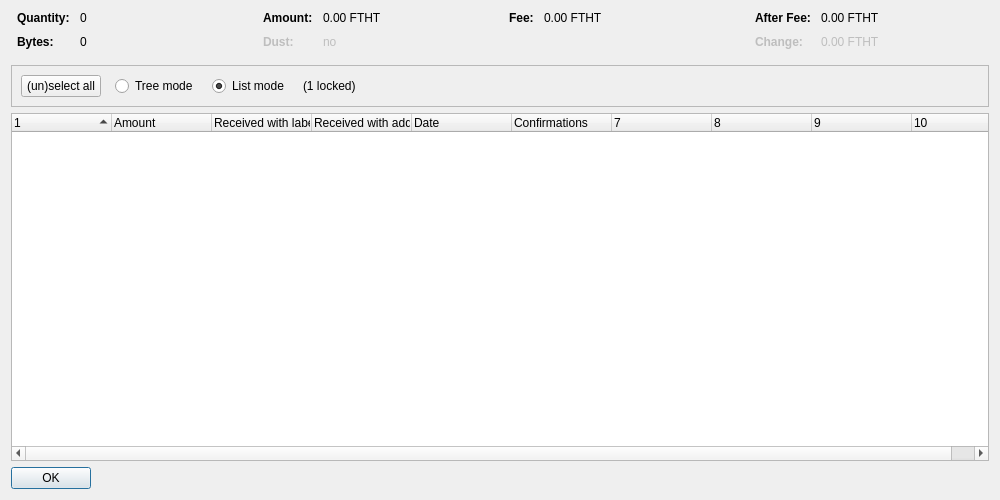
<?xml version="1.0" encoding="UTF-8"?>
<ui version="4.0">
 <class>CoinControlDialog</class>
 <widget class="QDialog" name="CoinControlDialog">
  <property name="geometry">
   <rect>
    <x>0</x>
    <y>0</y>
    <width>1000</width>
    <height>500</height>
   </rect>
  </property>
  <property name="windowTitle">
   <string>Coin Selection</string>
  </property>
  <layout class="QVBoxLayout" name="verticalLayout">
   <item>
    <layout class="QHBoxLayout" name="horizontalLayoutTop" stretch="0,0,0,0">
     <property name="topMargin">
      <number>0</number>
     </property>
     <property name="bottomMargin">
      <number>10</number>
     </property>
     <item>
      <layout class="QFormLayout" name="formLayoutCoinControl1">
       <property name="horizontalSpacing">
        <number>10</number>
       </property>
       <property name="verticalSpacing">
        <number>10</number>
       </property>
       <property name="leftMargin">
        <number>6</number>
       </property>
       <property name="rightMargin">
        <number>6</number>
       </property>
       <item row="0" column="0">
        <widget class="QLabel" name="labelCoinControlQuantityText">
         <property name="font">
          <font>
           <weight>75</weight>
           <bold>true</bold>
          </font>
         </property>
         <property name="text">
          <string>Quantity:</string>
         </property>
        </widget>
       </item>
       <item row="0" column="1">
        <widget class="QLabel" name="labelCoinControlQuantity">
         <property name="cursor">
          <cursorShape>IBeamCursor</cursorShape>
         </property>
         <property name="contextMenuPolicy">
          <enum>Qt::ActionsContextMenu</enum>
         </property>
         <property name="text">
          <string notr="true">0</string>
         </property>
         <property name="textInteractionFlags">
          <set>Qt::LinksAccessibleByMouse|Qt::TextSelectableByKeyboard|Qt::TextSelectableByMouse</set>
         </property>
        </widget>
       </item>
       <item row="1" column="0">
        <widget class="QLabel" name="labelCoinControlBytesText">
         <property name="font">
          <font>
           <weight>75</weight>
           <bold>true</bold>
          </font>
         </property>
         <property name="text">
          <string>Bytes:</string>
         </property>
        </widget>
       </item>
       <item row="1" column="1">
        <widget class="QLabel" name="labelCoinControlBytes">
         <property name="cursor">
          <cursorShape>IBeamCursor</cursorShape>
         </property>
         <property name="contextMenuPolicy">
          <enum>Qt::ActionsContextMenu</enum>
         </property>
         <property name="text">
          <string notr="true">0</string>
         </property>
         <property name="textInteractionFlags">
          <set>Qt::LinksAccessibleByMouse|Qt::TextSelectableByKeyboard|Qt::TextSelectableByMouse</set>
         </property>
        </widget>
       </item>
      </layout>
     </item>
     <item>
      <layout class="QFormLayout" name="formLayoutCoinControl2">
       <property name="horizontalSpacing">
        <number>10</number>
       </property>
       <property name="verticalSpacing">
        <number>10</number>
       </property>
       <property name="leftMargin">
        <number>6</number>
       </property>
       <property name="rightMargin">
        <number>6</number>
       </property>
       <item row="0" column="0">
        <widget class="QLabel" name="labelCoinControlAmountText">
         <property name="font">
          <font>
           <weight>75</weight>
           <bold>true</bold>
          </font>
         </property>
         <property name="text">
          <string>Amount:</string>
         </property>
        </widget>
       </item>
       <item row="0" column="1">
        <widget class="QLabel" name="labelCoinControlAmount">
         <property name="cursor">
          <cursorShape>IBeamCursor</cursorShape>
         </property>
         <property name="contextMenuPolicy">
          <enum>Qt::ActionsContextMenu</enum>
         </property>
         <property name="text">
          <string notr="true">0.00 FTHT</string>
         </property>
         <property name="textInteractionFlags">
          <set>Qt::LinksAccessibleByMouse|Qt::TextSelectableByKeyboard|Qt::TextSelectableByMouse</set>
         </property>
        </widget>
       </item>
       <item row="1" column="0">
        <widget class="QLabel" name="labelCoinControlLowOutputText">
         <property name="enabled">
          <bool>false</bool>
         </property>
         <property name="font">
          <font>
           <weight>75</weight>
           <bold>true</bold>
          </font>
         </property>
         <property name="text">
          <string>Dust:</string>
         </property>
        </widget>
       </item>
       <item row="1" column="1">
        <widget class="QLabel" name="labelCoinControlLowOutput">
         <property name="enabled">
          <bool>false</bool>
         </property>
         <property name="cursor">
          <cursorShape>IBeamCursor</cursorShape>
         </property>
         <property name="contextMenuPolicy">
          <enum>Qt::ActionsContextMenu</enum>
         </property>
         <property name="text">
          <string notr="true">no</string>
         </property>
         <property name="textInteractionFlags">
          <set>Qt::LinksAccessibleByMouse|Qt::TextSelectableByKeyboard|Qt::TextSelectableByMouse</set>
         </property>
        </widget>
       </item>
      </layout>
     </item>
     <item>
      <layout class="QFormLayout" name="formLayoutCoinControl3">
       <property name="horizontalSpacing">
        <number>10</number>
       </property>
       <property name="verticalSpacing">
        <number>10</number>
       </property>
       <property name="leftMargin">
        <number>6</number>
       </property>
       <property name="rightMargin">
        <number>6</number>
       </property>
       <item row="0" column="0">
        <widget class="QLabel" name="labelCoinControlFeeText">
         <property name="font">
          <font>
           <weight>75</weight>
           <bold>true</bold>
          </font>
         </property>
         <property name="text">
          <string>Fee:</string>
         </property>
        </widget>
       </item>
       <item row="0" column="1">
        <widget class="QLabel" name="labelCoinControlFee">
         <property name="cursor">
          <cursorShape>IBeamCursor</cursorShape>
         </property>
         <property name="contextMenuPolicy">
          <enum>Qt::ActionsContextMenu</enum>
         </property>
         <property name="text">
          <string notr="true">0.00 FTHT</string>
         </property>
         <property name="textInteractionFlags">
          <set>Qt::LinksAccessibleByMouse|Qt::TextSelectableByKeyboard|Qt::TextSelectableByMouse</set>
         </property>
        </widget>
       </item>
      </layout>
     </item>
     <item>
      <layout class="QFormLayout" name="formLayoutCoinControl4">
       <property name="horizontalSpacing">
        <number>10</number>
       </property>
       <property name="verticalSpacing">
        <number>10</number>
       </property>
       <property name="leftMargin">
        <number>6</number>
       </property>
       <property name="rightMargin">
        <number>6</number>
       </property>
       <item row="0" column="0">
        <widget class="QLabel" name="labelCoinControlAfterFeeText">
         <property name="font">
          <font>
           <weight>75</weight>
           <bold>true</bold>
          </font>
         </property>
         <property name="text">
          <string>After Fee:</string>
         </property>
        </widget>
       </item>
       <item row="0" column="1">
        <widget class="QLabel" name="labelCoinControlAfterFee">
         <property name="cursor">
          <cursorShape>IBeamCursor</cursorShape>
         </property>
         <property name="contextMenuPolicy">
          <enum>Qt::ActionsContextMenu</enum>
         </property>
         <property name="text">
          <string notr="true">0.00 FTHT</string>
         </property>
         <property name="textInteractionFlags">
          <set>Qt::LinksAccessibleByMouse|Qt::TextSelectableByKeyboard|Qt::TextSelectableByMouse</set>
         </property>
        </widget>
       </item>
       <item row="1" column="0">
        <widget class="QLabel" name="labelCoinControlChangeText">
         <property name="enabled">
          <bool>false</bool>
         </property>
         <property name="font">
          <font>
           <weight>75</weight>
           <bold>true</bold>
          </font>
         </property>
         <property name="text">
          <string>Change:</string>
         </property>
        </widget>
       </item>
       <item row="1" column="1">
        <widget class="QLabel" name="labelCoinControlChange">
         <property name="enabled">
          <bool>false</bool>
         </property>
         <property name="cursor">
          <cursorShape>IBeamCursor</cursorShape>
         </property>
         <property name="contextMenuPolicy">
          <enum>Qt::ActionsContextMenu</enum>
         </property>
         <property name="text">
          <string notr="true">0.00 FTHT</string>
         </property>
         <property name="textInteractionFlags">
          <set>Qt::LinksAccessibleByMouse|Qt::TextSelectableByKeyboard|Qt::TextSelectableByMouse</set>
         </property>
        </widget>
       </item>
      </layout>
     </item>
    </layout>
   </item>
   <item>
    <widget class="QFrame" name="frame">
     <property name="minimumSize">
      <size>
       <width>0</width>
       <height>40</height>
      </size>
     </property>
     <property name="frameShape">
      <enum>QFrame::StyledPanel</enum>
     </property>
     <property name="frameShadow">
      <enum>QFrame::Sunken</enum>
     </property>
     <layout class="QHBoxLayout" name="horizontalLayout">
      <item>
       <layout class="QHBoxLayout" name="horizontalLayoutPanel" stretch="0,0,0,0,0">
        <property name="spacing">
         <number>14</number>
        </property>
        <item>
         <widget class="QPushButton" name="pushButtonSelectAll">
          <property name="sizePolicy">
           <sizepolicy hsizetype="Maximum" vsizetype="Fixed">
            <horstretch>0</horstretch>
            <verstretch>0</verstretch>
           </sizepolicy>
          </property>
          <property name="text">
           <string>(un)select all</string>
          </property>
          <property name="autoDefault">
           <bool>false</bool>
          </property>
         </widget>
        </item>
        <item>
         <widget class="QRadioButton" name="radioTreeMode">
          <property name="sizePolicy">
           <sizepolicy hsizetype="Maximum" vsizetype="Fixed">
            <horstretch>0</horstretch>
            <verstretch>0</verstretch>
           </sizepolicy>
          </property>
          <property name="text">
           <string>Tree mode</string>
          </property>
         </widget>
        </item>
        <item>
         <widget class="QRadioButton" name="radioListMode">
          <property name="sizePolicy">
           <sizepolicy hsizetype="Maximum" vsizetype="Fixed">
            <horstretch>0</horstretch>
            <verstretch>0</verstretch>
           </sizepolicy>
          </property>
          <property name="text">
           <string>List mode</string>
          </property>
          <property name="checked">
           <bool>true</bool>
          </property>
         </widget>
        </item>
        <item>
         <widget class="QLabel" name="labelLocked">
          <property name="text">
           <string notr="true">(1 locked)</string>
          </property>
         </widget>
        </item>
        <item>
         <spacer name="horizontalSpacer">
          <property name="orientation">
           <enum>Qt::Horizontal</enum>
          </property>
          <property name="sizeHint" stdset="0">
           <size>
            <width>40</width>
            <height>20</height>
           </size>
          </property>
         </spacer>
        </item>
       </layout>
      </item>
     </layout>
    </widget>
   </item>
   <item>
    <widget class="CoinControlTreeWidget" name="treeWidget">
     <property name="contextMenuPolicy">
      <enum>Qt::CustomContextMenu</enum>
     </property>
     <property name="sortingEnabled">
      <bool>false</bool>
     </property>
     <property name="columnCount">
      <number>10</number>
     </property>
     <attribute name="headerShowSortIndicator" stdset="0">
      <bool>true</bool>
     </attribute>
     <attribute name="headerStretchLastSection">
      <bool>false</bool>
     </attribute>
     <column>
      <property name="text">
       <string/>
      </property>
     </column>
     <column>
      <property name="text">
       <string>Amount</string>
      </property>
     </column>
     <column>
      <property name="text">
       <string>Received with label</string>
      </property>
     </column>
     <column>
      <property name="text">
       <string>Received with address</string>
      </property>
     </column>
     <column>
      <property name="text">
       <string>Date</string>
      </property>
     </column>
     <column>
      <property name="text">
       <string>Confirmations</string>
      </property>
      <property name="toolTip">
       <string>Confirmed</string>
      </property>
     </column>
     <column>
      <property name="text">
       <string/>
      </property>
     </column>
     <column>
      <property name="text">
       <string/>
      </property>
     </column>
     <column>
      <property name="text">
       <string/>
      </property>
     </column>
     <column>
      <property name="text">
       <string/>
      </property>
     </column>
    </widget>
   </item>
   <item>
    <widget class="QDialogButtonBox" name="buttonBox">
     <property name="sizePolicy">
      <sizepolicy hsizetype="Maximum" vsizetype="Fixed">
       <horstretch>0</horstretch>
       <verstretch>0</verstretch>
      </sizepolicy>
     </property>
     <property name="orientation">
      <enum>Qt::Horizontal</enum>
     </property>
     <property name="standardButtons">
      <set>QDialogButtonBox::Ok</set>
     </property>
    </widget>
   </item>
  </layout>
 </widget>
 <customwidgets>
  <customwidget>
   <class>CoinControlTreeWidget</class>
   <extends>QTreeWidget</extends>
   <header>coincontroltreewidget.h</header>
  </customwidget>
 </customwidgets>
 <resources/>
 <connections/>
</ui>
